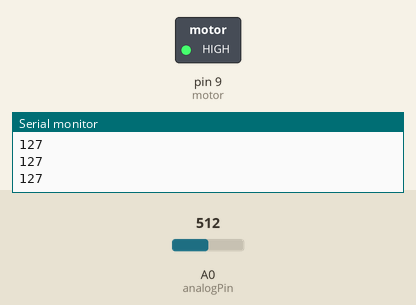
Simulated run of this sketch. Board: Arduino Uno, built with avr-gcc and run on an emulated ATmega328P. Parts: switched loads named in the sketch (green lamp = pin HIGH), the last lines printed to the serial monitor. The test bench sets the inputs (shaded band); at power-on: A0 (analogPin) = 512.

Above: at 1.2 s.
1.3 s: A0 (analogPin) set to 122
At 2.5 s:
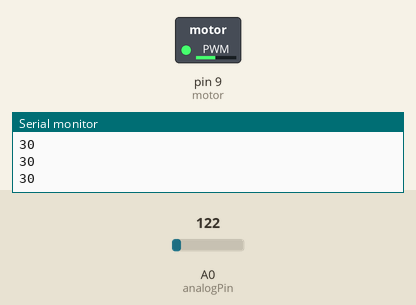
2.8 s: A0 (analogPin) set to 0
At 4.0 s:
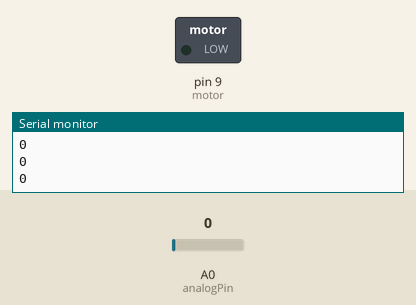
4.3 s: A0 (analogPin) set to 306
At 4.8 s:
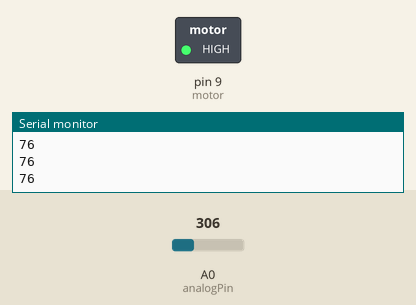
Timing chart, 0 to 7.3 s (numbered marks = the images above; inputs shaded):
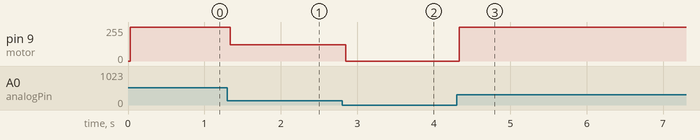

The sketch:

programacion_exp_para_motor_y_potenciometro.ino
```cpp
int analogPin = A0;
int motor=9;
int value; //variable que almacena la lectura analógica raw
int position; //posicion del potenciometro en tanto por ciento
void setup() {
  Serial.begin(9600);
}
void loop() {
value = analogRead(analogPin); // realizar la lectura analógica raw
position = map(value, 0, 1023, 0, 255); // convertir a porcentaje
//...hacer lo que se quiera, con el valor de posición medido
Serial.println(position);
delay(30);
analogWrite(motor, value);

}
```

Measured:
- after the input at 1.3 s, pin 9 (motor): 255/255 → 122/255 at once
- after the input at 2.8 s, pin 9 (motor): 122/255 → 0/255 after 0.05 s
- after the input at 4.3 s, pin 9 (motor): 0/255 → 255/255 at once
